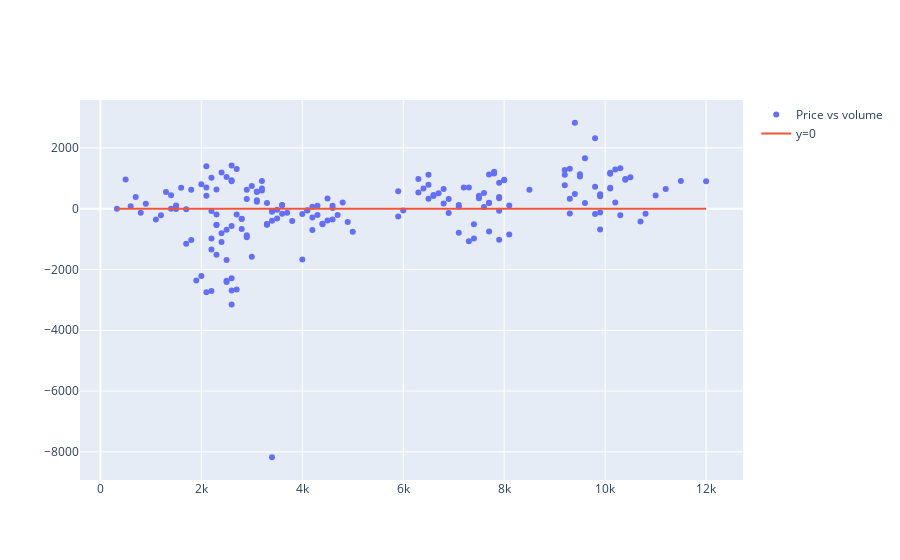

The notebook cell saved with this chart:
### Code cell
fig = go.Figure()
fig.add_trace(go.Scatter(
    x=df["price"],y=lm_fit.resid,name= "Price vs volume",mode="markers"
))
line_y=[0]*len(df["price"])
fig.add_trace(go.Scatter(
    x=df["price"],y=line_y,name="y=0", 
))
fig.show()

### Figure 1 — Plotly figure (JSON) as saved in the notebook; plotly's stock layout.template omitted (floating-point values rounded to 4 significant figures; data arrays with more than 128 entries replaced by an {"elided": "..."} marker saying what was removed)
{"data": [{"mode": "markers", "name": "Price vs volume", "type": "scatter", "x": {"elided": "185 float values"}, "y": {"elided": "185 float values"}}, {"name": "y=0", "type": "scatter", "x": {"elided": "185 float values"}, "y": {"elided": "185 int values"}}], "layout": {}}
